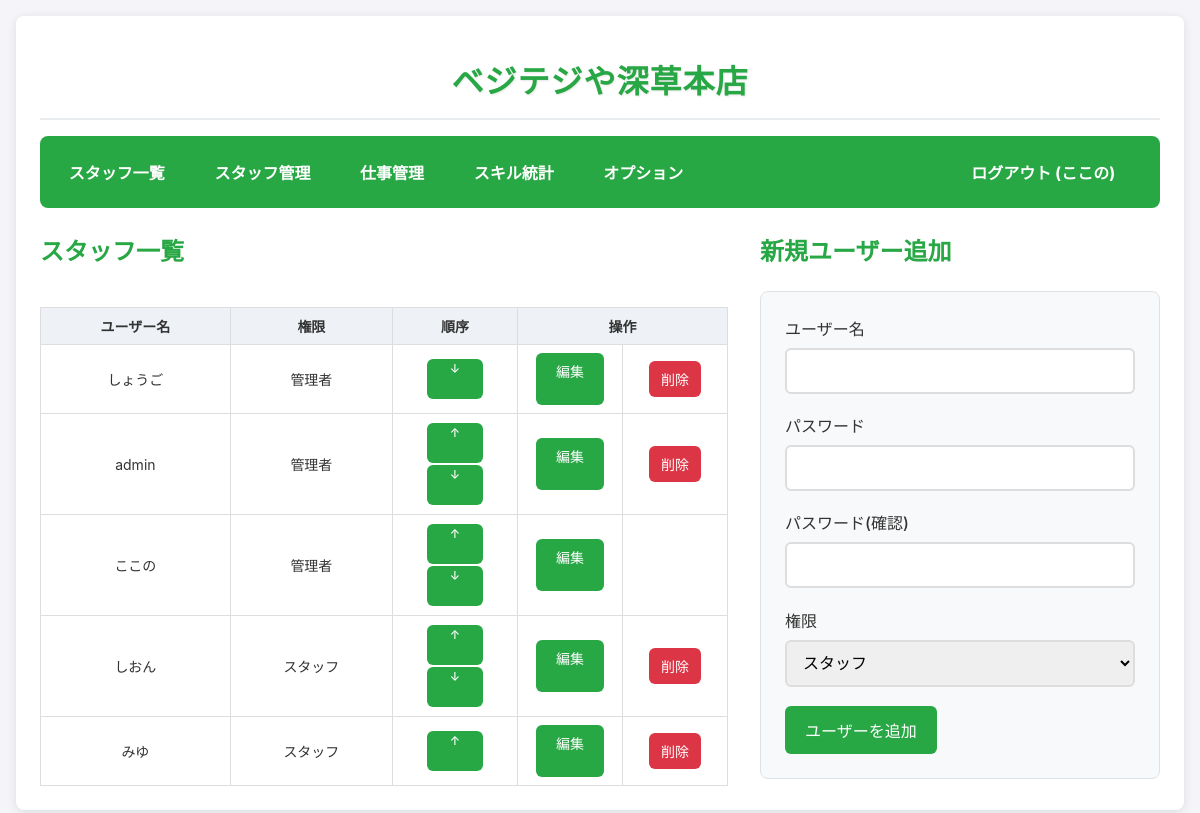
/admin/users (signed in), run on the app's committed database.
### app.py (models this page shows, shortened)
class User(UserMixin, db.Model):
    id = db.Column(db.Integer, primary_key=True)
    username = db.Column(db.String(80), unique=True, nullable=False)
    password_hash = db.Column(db.String(255), nullable=False)
    role = db.Column(db.String(80), nullable=False, default='staff')
    is_first_login = db.Column(db.Boolean, default=True)
    order_index = db.Column(db.Integer, default=0)
    skills = db.relationship('UserSkill', backref='user', cascade="all, delete-orphan")

### app.py (the view, shortened to what this page needs)
@app.route('/admin/users', methods=['GET', 'POST'])
@admin_required
def manage_users():
    form = AddUserForm()
    users = User.query.order_by(User.order_index, User.id).all()
    return render_template('admin_users.html', users=users, form=form)

### app.py
class AddUserForm(FlaskForm):
    username = StringField('ユーザー名', validators=[DataRequired()])
    password = PasswordField('パスワード', validators=[DataRequired()])
    confirm_password = PasswordField('パスワード(確認)', validators=[DataRequired(), EqualTo('password', message='パスワードが一致しません。')])
    role = SelectField('権限', choices=[('staff', 'スタッフ'), ('admin', '管理者')])
    submit = SubmitField('ユーザーを追加')

### app.py (called while the page is built)
@login_manager.user_loader
def load_user(user_id):
    return User.query.get(int(user_id))

def admin_required(f):
    @wraps(f)
    @login_required
    def decorated_function(*args, **kwargs):
        if current_user.role != 'admin':
            flash('このページにアクセスする権限がありません。')
            return redirect(url_for('dashboard'))
        return f(*args, **kwargs)
    return decorated_function

### templates/admin_users.html (shortened to what this page needs)
{% extends "base.html" %}
{% block content %}
  <div class="admin-layout">
    <div class="users-section">
      <h2>スタッフ一覧</h2>
      <div class="desktop-user-table">
        <div class="table-container">
          <table>
            <thead>
              <tr>
                <th>ユーザー名</th>
                <th>権限</th>
                <th>順序</th>
                <th colspan="2">操作</th>
              </tr>
            </thead>
            <tbody>
              {% for user in users %}
              <tr>
                <td>{{ user.username }}</td>
                <td>{{ '管理者' if user.role == 'admin' else 'スタッフ' }}</td>
                <td style="width: 100px; text-align: center;">
                  {% if not loop.first %}
                  <a href="{{ url_for('move_user', user_id=user.id, direction='up') }}" class="btn btn-small" style="font-size: 12px; padding: 2px 6px; margin: 1px;">↑</a>
                  {% endif %}
                  {% if not loop.last %}
                  <a href="{{ url_for('move_user', user_id=user.id, direction='down') }}" class="btn btn-small" style="font-size: 12px; padding: 2px 6px; margin: 1px;">↓</a>
                  {% endif %}
                </td>
                <td style="width: 80px;">
                  <a href="{{ url_for('edit_user', user_id=user.id) }}" class="btn btn-small">編集</a>
                </td>
                <td style="width: 80px;">
                  {% if user.id != current_user.id %}
                  <form action="{{ url_for('delete_user', user_id=user.id) }}" method="post" onsubmit="return confirm('本当にこのユーザーを削除しますか？');">
                    <input type="submit" value="削除" class="btn btn-danger btn-small">
                  </form>
                  {% endif %}
                </td>
              </tr>
              {% endfor %}
            </tbody>
          </table>
        </div>
      </div>
    </div>
    <div class="add-user-section">
      <h2>新規ユーザー追加</h2>
      <form method="POST" class="add-user-form">
        <div class="form-group">
          {{ form.username.label }}
          {{ form.username() }}
        </div>
        <div class="form-group">
          {{ form.password.label }}
          {{ form.password() }}
        </div>
        <div class="form-group">
          {{ form.confirm_password.label }}
          {{ form.confirm_password() }}
        </div>
        <div class="form-group">
          {{ form.role.label }}
          {{ form.role() }}
        </div>
        {{ form.submit(class="btn") }}
      </form>
    </div>
  </div>
{% endblock %}

### templates/base.html (shortened to what this page needs)
<!doctype html>
<html lang="ja">
  <head>
  </head>
  <body>
    <div class="container">
      {% if current_user.is_authenticated %}
      <div class="site-header">
        <h1 class="site-title">ベジテジや深草本店</h1>
      </div>
      {% endif %}
     <nav>
        {% if current_user.is_authenticated %}
          <div class="nav-left">
            <a href="{{ url_for('dashboard') }}">スタッフ一覧</a>
            {% if current_user.role == 'admin' %}
              <a href="{{ url_for('manage_users') }}">スタッフ管理</a>
              <a href="{{ url_for('manage_tasks') }}">仕事管理</a>
              <a href="{{ url_for('skill_stats') }}">スキル統計</a>
              <a href="{{ url_for('admin_settings') }}">オプション</a>
            {% endif %}
          </div>
          <div class="nav-right">
            <a href="{{ url_for('logout') }}">ログアウト ({{ current_user.username }})</a>
          </div>
        {% endif %}
      </nav>
      {% block content %}{% endblock %}
    </div>
  </body>
</html>

### templates/base.html (style rules this page uses)
body { font-family: -apple-system, BlinkMacSystemFont, 'Segoe UI', Roboto, sans-serif; margin: 0; padding: 1em; background-color: #f4f4f9; color: #333; font-size: 16px; }
.site-header { text-align: center; margin-bottom: 1em; padding: 1em 0; border-bottom: 2px solid #e9ecef; }
.site-title { margin: 0; color: #28a745; font-size: 2em; font-weight: bold; text-shadow: 1px 1px 2px rgba(0,0,0,0.1); letter-spacing: 1px; }
nav { background-color: #28a745; padding: 1em; border-radius: 8px; margin-bottom: 1.5em; display: flex; flex-wrap: wrap; align-items: center; justify-content: space-between; }
nav a { color: white !important; text-decoration: none; margin-right: 1em; font-weight: bold; padding: 0.5em 0.8em; border-radius: 4px; transition: background-color 0.2s; }
.nav-left { display: flex; flex-wrap: wrap; gap: 0.5em; }
.nav-right { margin-left: auto; }
.container { max-width: 1200px; margin: 0 auto; background: white; padding: 1.5em; border-radius: 8px; box-shadow: 0 2px 10px rgba(0,0,0,0.1); }
h1, h2 { color: #28a745; margin-top: 0; }
.table-container { overflow-x: auto; -webkit-overflow-scrolling: touch; }
table { width: 100%; border-collapse: collapse; margin-top: 1em; min-width: 600px; }
th, td { border: 1px solid #ddd; padding: 8px 12px; text-align: center; font-size: 14px; }
th { background-color: #eef2f7; position: sticky; top: 0; z-index: 10; }
.form-group { margin-bottom: 1.2em; }
.form-group label { display: block; margin-bottom: 0.5em; font-weight: 500; }
.form-group input, .form-group select { width: 100%; padding: 12px; box-sizing: border-box; border: 2px solid #ddd; border-radius: 6px; font-size: 16px; transition: border-color 0.2s; }
.btn { padding: 12px 20px; background-color: #28a745; color: white; border: none; border-radius: 6px; cursor: pointer; text-decoration: none; display: inline-block; font-size: 16px; font-weight: 500; text-align: center; transition: background-color 0.2s; min-height: 44px; min-width: 44px; }
.btn-danger { background-color: #dc3545; }
.btn-small { padding: 8px 12px; font-size: 14px; min-height: 36px; }

### templates/admin_users.html (style rules this page uses)
.admin-layout { display: grid; grid-template-columns: 1fr 400px; gap: 2em; align-items: start; }
.users-section h2, .add-user-section h2 { margin-top: 0; margin-bottom: 1em; }
.desktop-user-table { display: block; }
.add-user-form { background: #f8f9fa; padding: 1.5em; border-radius: 8px; border: 1px solid #dee2e6; }

### data on the page
User: username "ここの", role "管理者"
User: username "しょうご", role "管理者"
User: username "admin", role "管理者"
User: username "しおん", role "スタッフ"
User: username "みゆ", role "スタッフ"
